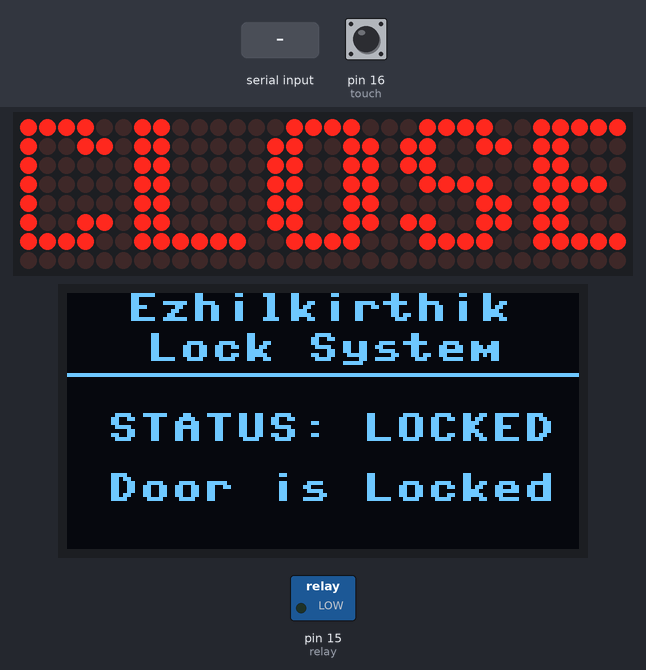
Recording of a program running on a simulated MicroPython board. On the bench: 32×8 LED matrix, 128×64 one-colour display, switched loads named in the program (green lamp = pin HIGH). The inputs (shaded band) are chosen by the test bench; at power-on: pin 16 (touch) LOW. Library files of the repository ran but are not shown: max7219.py, ssd1306.py; pins used as bus, display or sensor lines are not drawn; what the program prints to the serial console is not drawn.

Above: at 1.3 s.
1.4 s: "LOCKED" received over the second serial link
At 1.61 s:
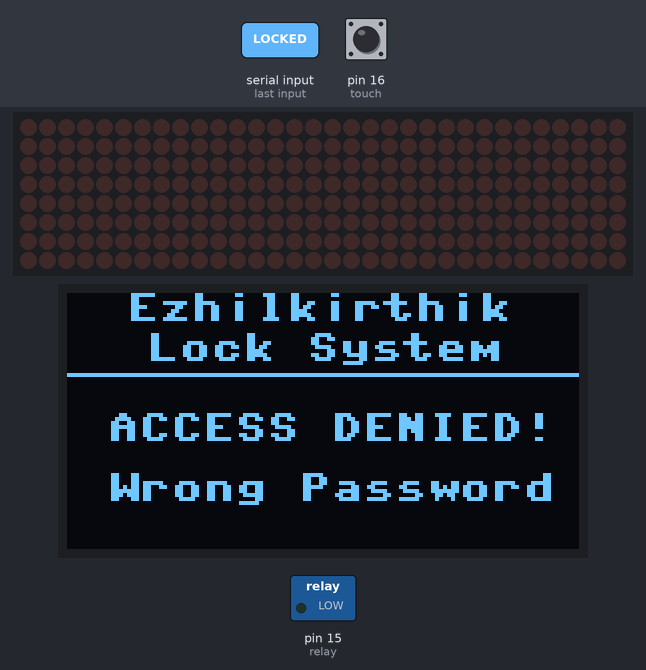
3.9 s: pin 16 (touch) pulled HIGH for 3.2 s
At 9.33 s:
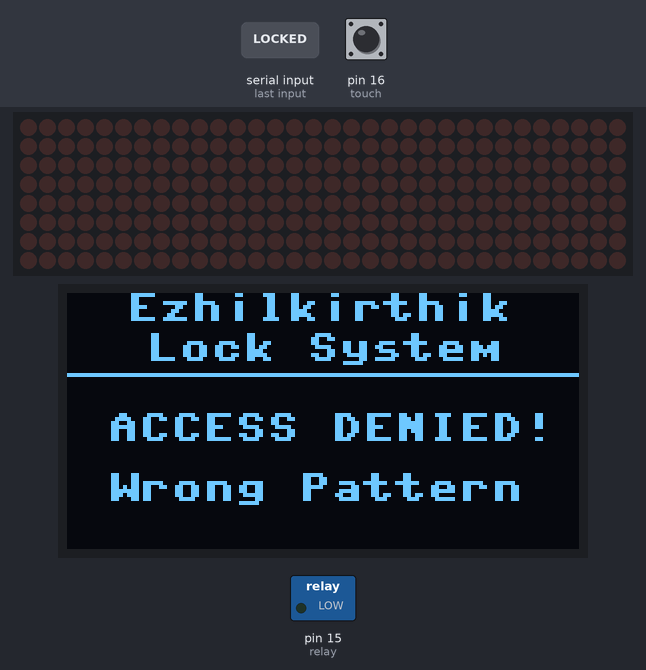
10.1 s: "UNLOCKED" received over the second serial link
At 13.04 s:
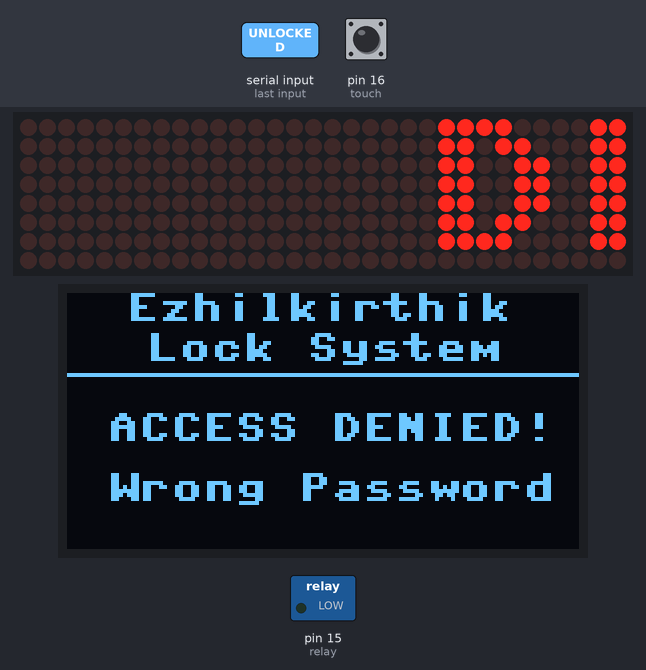
13.1 s: "DENIED" received over the second serial link
16.1 s: pin 16 (touch) pulled HIGH for 1 s
17.7 s: "CHECKING" received over the second serial link
Timing chart, 0 to 20.7 s (numbered marks = the images above; inputs shaded):
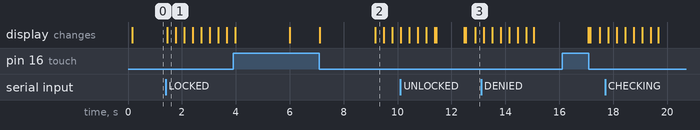

Measured:
- after the input at 1.4 s, the display: changes after 0.06 s (image 1)
- after the input at 10.1 s, the display: first differs from a run without the input after 2.4 s (image 3 shows a later state)

The program:

main.py
```python
from machine import Pin, SPI, UART, I2C
import time
import max7219
from ssd1306 import SSD1306_I2C

# --- CONFIGURATION ---
SECRET_PATTERN = [0, 0, 1]   # Touch: Tap, Tap, Hold
MASTER_PASSWORD = "1234"     # THE PASSWORD
TOLERANCE_MS = 500
RELAY_OPEN_TIME = 3
NUM_MATRICES = 4

# --- HARDWARE SETUP ---
# 1. LED Matrix (SPI)
spi = SPI(0, baudrate=10000000, polarity=0, phase=0, sck=Pin(18), mosi=Pin(19))
cs = Pin(17, Pin.OUT)
matrix = max7219.Matrix8x8(spi, cs, num_matrices=NUM_MATRICES)

# 2. OLED Display (I2C)
i2c = I2C(0, sda=Pin(4), scl=Pin(5))
oled = SSD1306_I2C(128, 64, i2c)

# 3. Inputs/Outputs
touch = Pin(16, Pin.IN, Pin.PULL_DOWN)
relay = Pin(15, Pin.OUT)
uart = UART(0, baudrate=9600, tx=Pin(0), rx=Pin(1))

def update_oled(state, extra_info=""):
    oled.fill(0)
    # Header
    oled.text("Ezhilkirthik", 15, 0)
    oled.text("Lock System", 20, 10)
    oled.hline(0, 20, 128, 1) # Draw a line

    if state == "LOCKED":
        oled.text("STATUS: LOCKED", 10, 30)
        oled.text("Door is Locked", 10, 45)

    elif state == "UNLOCKED":
        oled.text("STATUS: OPEN", 10, 30)
        oled.text("Door Unlocked", 10, 45)

    elif state == "DENIED":
        oled.text("ACCESS DENIED!", 10, 30)
        oled.text(extra_info, 10, 45)

    elif state == "CHECKING":
        oled.text("Verifying...", 10, 30)
        oled.text(extra_info, 10, 45)

    oled.show()

def show_static_matrix(msg):
    matrix.fill(0)
    spacing = 7
    total_text_width = (len(msg) * spacing) + 1
    display_width = NUM_MATRICES * 8
    start_x = (display_width - total_text_width) // 2
    for i, char in enumerate(msg):
        x = start_x + (i * spacing)
        matrix.text(char, x, 0, 1)
    matrix.show()

def scroll_matrix(msg, speed=0.03):
    total_width = NUM_MATRICES * 8
    msg_width = len(msg) * 8
    for i in range(total_width, -msg_width, -1):
        matrix.fill(0)
        matrix.text(msg, i, 0, 1)
        matrix.show()
        time.sleep(speed)

def show_progress(count):
    for i in range(count):
        matrix.pixel(i, 7, 1)
    matrix.show()

def trigger_unlock(method):
    print(f"SUCCESS: Unlocked via {method}")

    # 1. Update OLED & Matrix
    update_oled("UNLOCKED")
    relay.value(1) # Open
    scroll_matrix("WELCOME :)")

    # 2. Wait
    time.sleep(RELAY_OPEN_TIME)

    # 3. Re-Lock
    relay.value(0) # Close
    update_oled("LOCKED")
    scroll_matrix("LOCKED")
    show_static_matrix("CLOSE")

# --- MAIN LOGIC ---
print("System Ready.")
relay.value(0)
matrix.brightness(5)
update_oled("LOCKED")
show_static_matrix("CLOSE")

input_sequence = []
last_release_time = time.ticks_ms()
is_pressing = False
press_start = 0

while True:
    current_time = time.ticks_ms()

    # 1. BLUETOOTH CHECK
    if uart.any():
        try:
            data = uart.read()
            # Just get the text message (Password)
            password = data.decode('utf-8').strip()

            print(f"Bluetooth Received: {password}")

            # Show "Verifying" on OLED
            update_oled("CHECKING", "Remote Access")

            if password == MASTER_PASSWORD:
                trigger_unlock("Bluetooth")
            else:
                update_oled("DENIED", "Wrong Password")
                scroll_matrix("DENIED")
                time.sleep(2)
                update_oled("LOCKED")
                show_static_matrix("CLOSE")
        except:
            pass

    # 2. TOUCH PATTERN CHECK
    if touch.value() == 1 and not is_pressing:
        is_pressing = True
        press_start = current_time
        matrix.pixel(0, 0, 1)
        matrix.show()

    elif touch.value() == 0 and is_pressing:
        is_pressing = False
        duration = time.ticks_diff(current_time, press_start)
        last_release_time = current_time

        if duration < TOLERANCE_MS: input_sequence.append(0)
        else: input_sequence.append(1)

        show_static_matrix("CLOSE")
        show_progress(len(input_sequence))

    # Pattern Timeout Logic
    if len(input_sequence) > 0 and \
       time.ticks_diff(current_time, last_release_time) > 2000 and \
       not is_pressing:

        # Show "Verifying" on OLED
        update_oled("CHECKING", "Checking Pattern")

        if input_sequence == SECRET_PATTERN:
            trigger_unlock("Touch")
        else:
            update_oled("DENIED", "Wrong Pattern")
            scroll_matrix("WRONG")
            time.sleep(1)
            update_oled("LOCKED")
            show_static_matrix("CLOSE")
        input_sequence = []

    time.sleep(0.02)
```
